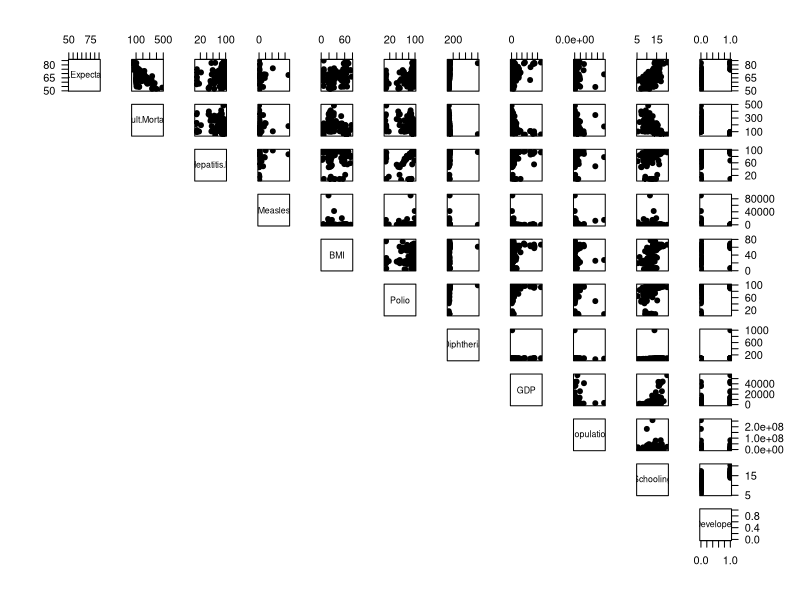

Reproduce this figure in R.
## ---- chunk 1
library(tidyverse)
library(ggfortify)  # Plot lm objects using ggplot instead of base R
library(car)  # For added-variable plots, dfbetas and dffits
library(corrplot)  # For colored correlation matrix
library(gridExtra)  # For putting multiple ggplots in one plot
## ---- chunk 2
# Read in the data
life_expect <- read_csv("lifeexpect.csv") %>%
  # Change Status into a numeric variable where 1 means
  #   developed and 0 means developing
  mutate(Developed = ifelse(Status == "Developed", 1, 0),
         # Fix capitalization on Life.expectancy
         Life.Expectancy = Life.expectancy) %>%
  # Remove un-needed columns
  select(Life.Expectancy, Adult.Mortality, Hepatitis.B, Measles, BMI, Polio,
         Diphtheria, GDP, Population, Schooling, Developed)

# Head and summary of the data
life_expect
summary(life_expect)

# Function to create scatterplot matrix of `data`
point_matrix <- function(data) {
  par(pty = "s", las = 1)
  pairs(data, pch = 19, lower.panel = NULL)
}

# Scatterplot
point_matrix(life_expect)
